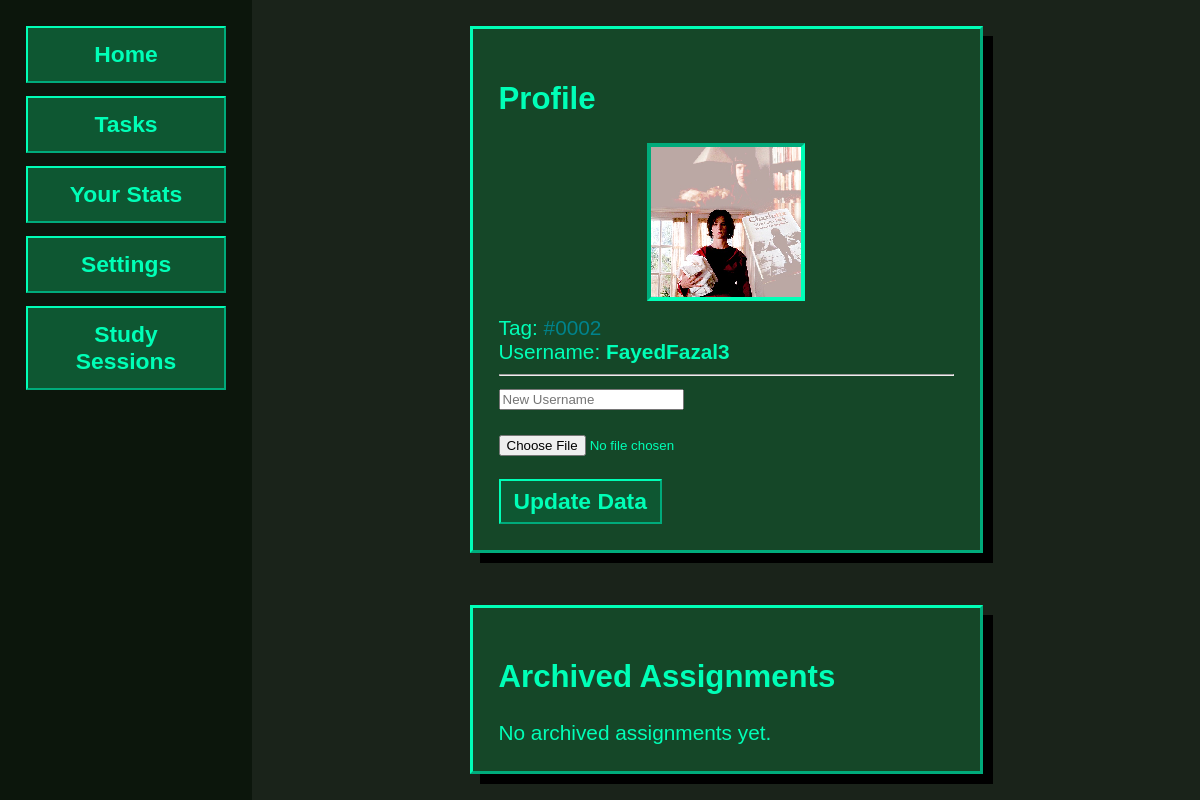
The app's page /profile (signed in), older data.
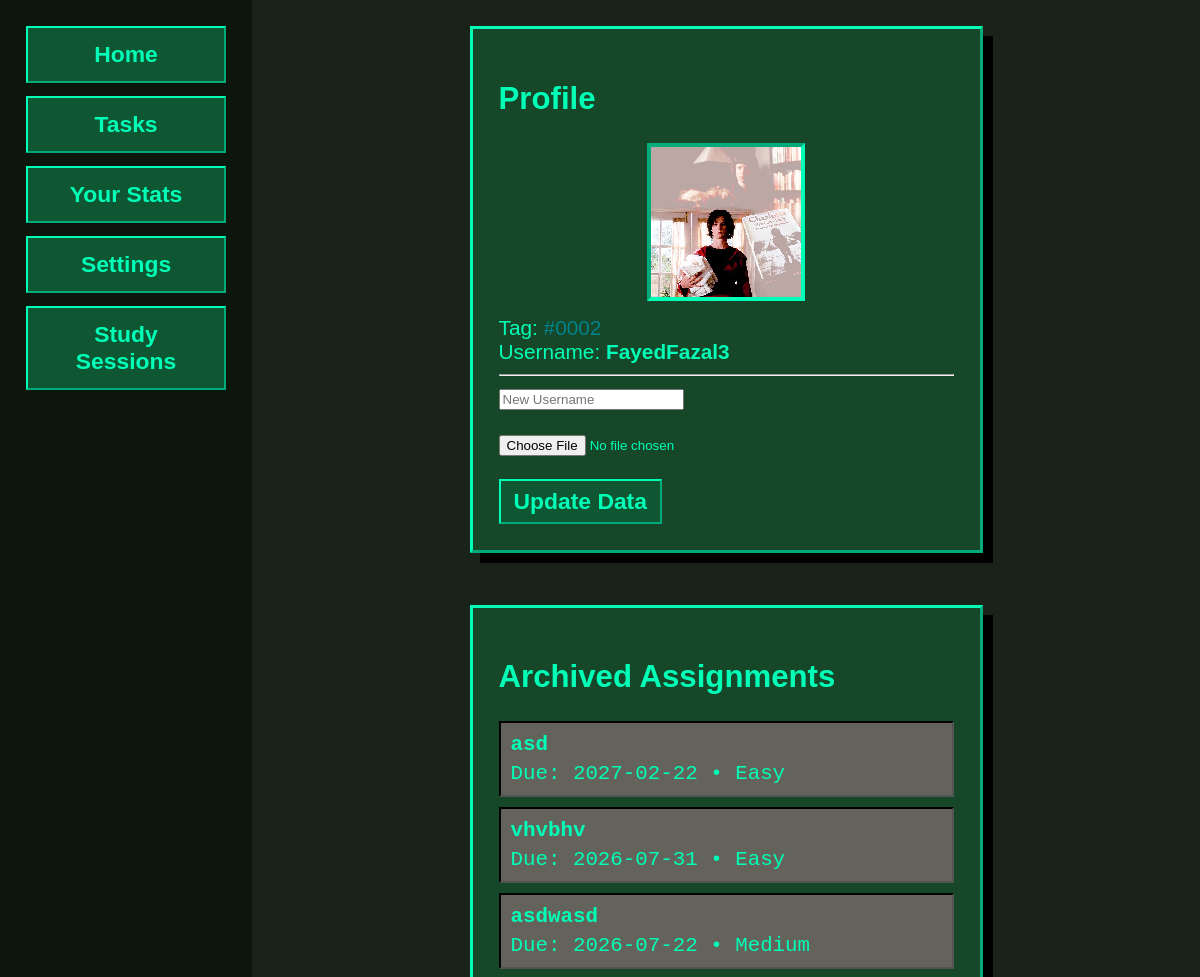
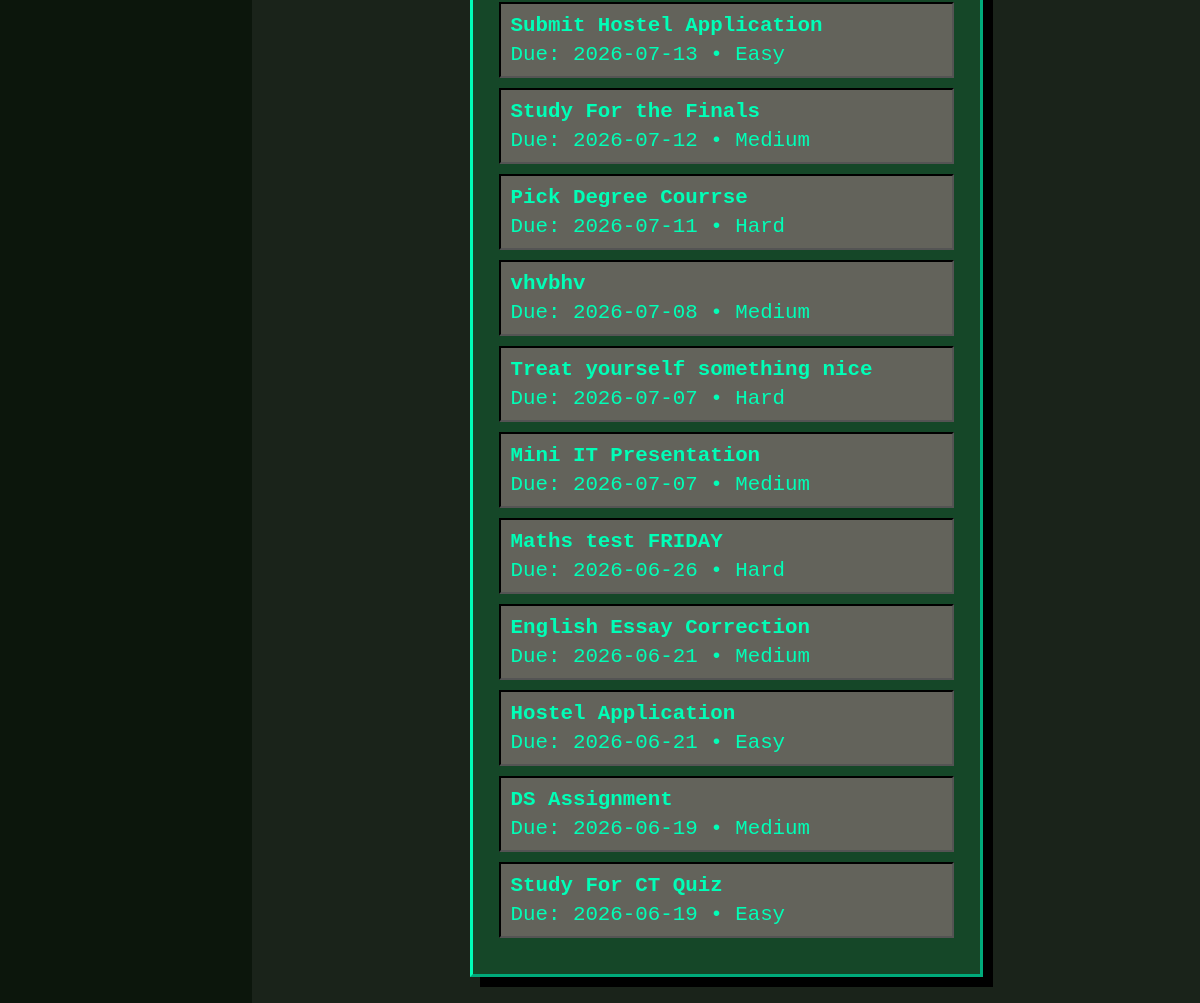
The same page, newer data (2 pictures, top to bottom).
### tables this page shows
CREATE TABLE users (
                id INTEGER PRIMARY KEY AUTOINCREMENT,
                username TEXT UNIQUE NOT NULL,
                tag TEXT UNIQUE NOT NULL,
                pfp_url TEXT NOT NULL,
                dark_mode INTEGER NOT NULL DEFAULT 0
            );

CREATE TABLE assignments (
                id INTEGER PRIMARY KEY AUTOINCREMENT,
                user_id INTEGER NOT NULL,
                task TEXT NOT NULL,
                due TEXT NOT NULL,
                difficulty TEXT NOT NULL,
                completed INTEGER NOT NULL DEFAULT 0, archived INTEGER NOT NULL DEFAULT 0,
                FOREIGN KEY(user_id) REFERENCES users(id)
            );

### app.py (the view, shortened to what this page needs)
@app.route('/profile', methods=['GET', 'POST'])
def profile():
    user = get_current_user()
    if not user:
        return redirect(url_for('login'))
    archived_assignments = get_archived_assignments_for_user(user['id'])
    return render_template('profile.html', user=user, archived_assignments=archived_assignments)

### app.py (called while the page is built)
def get_db():
    conn = sqlite3.connect(app.config['DATABASE'])
    conn.row_factory = sqlite3.Row
    return conn

@app.before_request
def setup_database():
    init_db()

def get_user_by_id(user_id):
    if not user_id:
        return None
    row = get_db().execute('SELECT * FROM users WHERE id = ?', (user_id,)).fetchone()
    return dict(row) if row else None

def get_current_user():
    return get_user_by_id(session.get('user_id'))

def get_archived_assignments_for_user(user_id):
    rows = get_db().execute(
        'SELECT * FROM assignments WHERE user_id = ? AND archived = 1 ORDER BY due DESC', (user_id,)
    ).fetchall()
    return [dict(row) for row in rows]

### templates/profile.html (shortened to what this page needs)
<!DOCTYPE html>
<html>
<head>
    <link rel="stylesheet" href="{{ url_for('static', filename='style.css') }}">
</head>
<body>
    <nav>
        <ul>
            <li><button><a href="{{ url_for('home') }}">Home</a></button></li>
            <li><button><a href="{{ url_for('dashboard') }}">Tasks</a></button></li>
            <li><button><a href="{{ url_for('stats') }}">Your Stats</a></button></li>
            <li><button><a href="{{ url_for('settings') }}">Settings</a></button></li>
            <li><button><a href="{{ url_for('clock') }}">Study Sessions</a></button></li>
        </ul>
    </nav>
    <main>
        <div class="profile-card">
            <h2>Profile</h2>
            <div class="pfp-container">
                <img src="{{ user.pfp_url if user.pfp_url.startswith('/') else url_for('static', filename=user.pfp_url) }}" alt="Profile Photo">
            </div>
            <p>Tag: <span style="color: rgb(0, 131, 140);">#{{ user.tag }}</span></p>
            <p>Username: <strong>{{ user.username }}</strong></p>
            <hr>
            <form method="POST" enctype="multipart/form-data">
                <input type="text" name="username" placeholder="New Username"><br><br>
                <input type="file" name="pfp_file"><br><br>
                <button type="submit">Update Data</button>
            </form>
        </div>
        <div class="profile-card">
            <h2>Archived Assignments</h2>
            {% if archived_assignments %}
                <ul class="archive-list">
                    {% for item in archived_assignments %}
                    <li>
                        <strong>{{ item.task }}</strong>
                        <div>
                            Due: {{ item.due }} &bull; {{ item.difficulty }}
                        </div>
                    </li>
                    {% endfor %}
                </ul>
            {% else %}
                <p>No archived assignments yet.</p>
            {% endif %}
        </div>
    </main>
</body>
</html>

### static/style.css (style rules this page uses)
html::before { content: ""; position: fixed; inset: 0; pointer-events: none; z-index: 9999; background: url("/static/screenfilter.jpg") center/cover repeat; opacity: 0.65; mix-blend-mode: overlay; }
a:link { color: #00ffb7; text-decoration: none; font-family: 'radiohead', sans-serif; }
:root { --bg: #1a231a; --panel: #154728; --accent: #00ffb7; --text: #00ffb7; --muted: #b8c3b4; --btn-bg: #0e5732; --danger-bg: #ff0000; --pfp-bg: #33774a; --card-bg: #2c3c30; --task-input-bg: #000000; --task-input-border: #00ffb7; --nav-bg: #0c160c; }
html { font-size: 1.3rem; }
body { color: var(--text); display: flex; min-height: 100vh; margin: 0; }
h2,h3,h4,h5,h6,p,label { font-family:"Radiohead", sans-serif; }
.profile-card { background: var(--panel); border: 3px outset var(--accent); padding: 26px; width: 455px; margin: 26px auto; font-family: 'Courier New', monospace; box-shadow: 10px 10px 0px #000; }
main { flex: 1; background-color: var(--bg); display: flex; flex-direction: column; justify-content: center; align-items: center; }
.leaderboard-list,p { list-style: none; padding: 0; margin: 0; }
.pfp-container { width: 150px; height: 150px; border: 4px inset var(--accent); background: var(--pfp-bg); margin: 0 auto 15px; display: flex; align-items: center; justify-content: center; overflow: hidden; }
.pfp-container img { width: 100%; height: 100%; object-fit: cover; image-rendering: pixelated; }
button { background: var(--btn-bg); border: 2px outset var(--accent); color: var(--text); font-family: 'radiohead', sans-serif; cursor: pointer; padding: 7px 13px; font-weight: bold; font-size: 1.1rem; }
nav { width: 200px; background: var(--nav-bg); padding: 26px; display: flex; flex-direction: column; }
nav ul { list-style-type: none; padding: 0; margin: 0; display: flex; flex-direction: column; gap: 13px; }
nav li { display: flex; }
nav button { width: 100%; padding: 13px; }
.archive-list { list-style: none; padding: 0; margin: 0; }
.archive-list li { background: #63635b; border: 2px inset #000000; padding: 10px; margin-bottom: 10px; }
.archive-list li strong { display: block; margin-bottom: 6px; }

Row changes from the older to the newer data that the page shows:
added assignments: task "asd", due "2027-02-22", difficulty "Easy"
added assignments: task "vhvbhv", due "2026-07-31", difficulty "Easy"
added assignments: task "asdwasd", due "2026-07-22", difficulty "Medium"
added assignments: task "Submit Hostel Application", due "2026-07-13", difficulty "Easy"
added assignments: task "Study For the Finals", due "2026-07-12", difficulty "Medium"
added assignments: task "Pick Degree Courrse", due "2026-07-11", difficulty "Hard"
added assignments: task "vhvbhv", due "2026-07-08", difficulty "Medium"
added assignments: task "Treat yourself something nice", due "2026-07-07", difficulty "Hard"
added assignments: task "Mini IT Presentation", due "2026-07-07", difficulty "Medium"
added assignments: task "Maths test FRIDAY", due "2026-06-26", difficulty "Hard"
added assignments: task "English Essay Correction", due "2026-06-21", difficulty "Medium"
added assignments: task "Hostel Application", due "2026-06-21", difficulty "Easy"
added assignments: task "DS Assignment", due "2026-06-19", difficulty "Medium"
added assignments: task "Study For CT Quiz", due "2026-06-19", difficulty "Easy"
Text that changed along with them:
text no longer shown: "No archived assignments yet."
